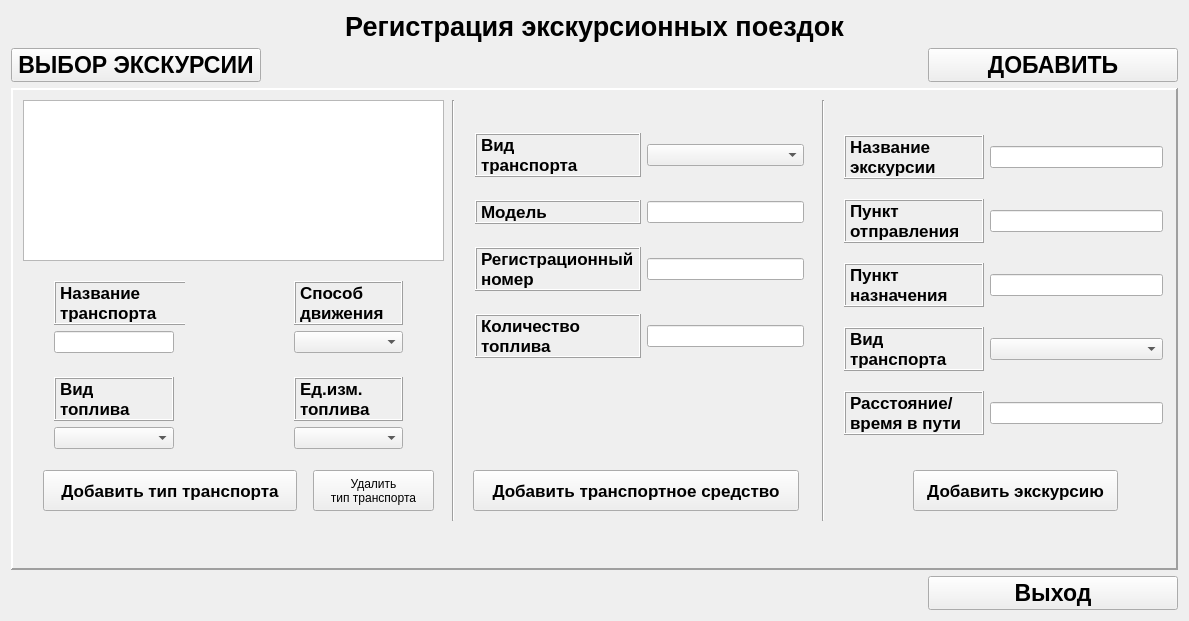
<?xml version="1.0" encoding="UTF-8"?>
<ui version="4.0">
 <class>Widget</class>
 <widget class="QWidget" name="Widget">
  <property name="geometry">
   <rect>
    <x>0</x>
    <y>0</y>
    <width>1189</width>
    <height>621</height>
   </rect>
  </property>
  <property name="windowTitle">
   <string>Widget</string>
  </property>
  <layout class="QGridLayout" name="gridLayout">
   <item row="0" column="0" colspan="4">
    <widget class="QLabel" name="label">
     <property name="font">
      <font>
       <pointsize>20</pointsize>
       <weight>75</weight>
       <bold>true</bold>
       <kerning>true</kerning>
      </font>
     </property>
     <property name="text">
      <string>Регистрация экскурсионных поездок</string>
     </property>
     <property name="alignment">
      <set>Qt::AlignCenter</set>
     </property>
    </widget>
   </item>
   <item row="3" column="0" colspan="3">
    <widget class="QLabel" name="l_status">
     <property name="text">
      <string/>
     </property>
    </widget>
   </item>
   <item row="3" column="3">
    <widget class="QPushButton" name="pushButton_3">
     <property name="font">
      <font>
       <pointsize>17</pointsize>
       <weight>75</weight>
       <bold>true</bold>
      </font>
     </property>
     <property name="text">
      <string>Выход</string>
     </property>
    </widget>
   </item>
   <item row="1" column="1">
    <spacer name="horizontalSpacer">
     <property name="orientation">
      <enum>Qt::Horizontal</enum>
     </property>
     <property name="sizeHint" stdset="0">
      <size>
       <width>40</width>
       <height>20</height>
      </size>
     </property>
    </spacer>
   </item>
   <item row="1" column="3">
    <widget class="QPushButton" name="PB_AddTransport">
     <property name="minimumSize">
      <size>
       <width>250</width>
       <height>0</height>
      </size>
     </property>
     <property name="font">
      <font>
       <pointsize>17</pointsize>
       <weight>75</weight>
       <italic>false</italic>
       <bold>true</bold>
      </font>
     </property>
     <property name="text">
      <string>ДОБАВИТЬ</string>
     </property>
    </widget>
   </item>
   <item row="1" column="0">
    <widget class="QPushButton" name="PB_AddExcursion">
     <property name="minimumSize">
      <size>
       <width>250</width>
       <height>0</height>
      </size>
     </property>
     <property name="font">
      <font>
       <pointsize>17</pointsize>
       <weight>75</weight>
       <bold>true</bold>
      </font>
     </property>
     <property name="text">
      <string>ВЫБОР ЭКСКУРСИИ</string>
     </property>
    </widget>
   </item>
   <item row="2" column="0" colspan="4">
    <widget class="QStackedWidget" name="stackedWidget">
     <property name="frameShape">
      <enum>QFrame::Panel</enum>
     </property>
     <property name="frameShadow">
      <enum>QFrame::Raised</enum>
     </property>
     <property name="lineWidth">
      <number>2</number>
     </property>
     <property name="currentIndex">
      <number>1</number>
     </property>
     <widget class="QWidget" name="page">
      <widget class="QPushButton" name="PB_save">
       <property name="geometry">
        <rect>
         <x>880</x>
         <y>410</y>
         <width>282</width>
         <height>34</height>
        </rect>
       </property>
       <property name="text">
        <string>Сохранить</string>
       </property>
      </widget>
      <widget class="QTableView" name="tV_excursion">
       <property name="geometry">
        <rect>
         <x>10</x>
         <y>20</y>
         <width>671</width>
         <height>231</height>
        </rect>
       </property>
      </widget>
      <widget class="QLabel" name="label_6">
       <property name="geometry">
        <rect>
         <x>860</x>
         <y>10</y>
         <width>66</width>
         <height>18</height>
        </rect>
       </property>
       <property name="text">
        <string>Транспорт</string>
       </property>
      </widget>
      <widget class="QComboBox" name="CB_transport">
       <property name="geometry">
        <rect>
         <x>940</x>
         <y>10</y>
         <width>211</width>
         <height>32</height>
        </rect>
       </property>
      </widget>
      <widget class="Line" name="line">
       <property name="geometry">
        <rect>
         <x>680</x>
         <y>10</y>
         <width>16</width>
         <height>231</height>
        </rect>
       </property>
       <property name="orientation">
        <enum>Qt::Vertical</enum>
       </property>
      </widget>
      <widget class="QTableView" name="tV_vehicle">
       <property name="geometry">
        <rect>
         <x>700</x>
         <y>50</y>
         <width>461</width>
         <height>201</height>
        </rect>
       </property>
      </widget>
      <widget class="QPushButton" name="PB_CalcTour">
       <property name="geometry">
        <rect>
         <x>10</x>
         <y>340</y>
         <width>282</width>
         <height>34</height>
        </rect>
       </property>
       <property name="font">
        <font>
         <pointsize>12</pointsize>
         <weight>75</weight>
         <bold>true</bold>
        </font>
       </property>
       <property name="text">
        <string>Рассчитать поездку</string>
       </property>
       <property name="autoExclusive">
        <bool>false</bool>
       </property>
      </widget>
      <widget class="QLabel" name="label_res">
       <property name="geometry">
        <rect>
         <x>400</x>
         <y>330</y>
         <width>761</width>
         <height>61</height>
        </rect>
       </property>
       <property name="font">
        <font>
         <pointsize>20</pointsize>
         <italic>true</italic>
        </font>
       </property>
       <property name="frameShape">
        <enum>QFrame::Box</enum>
       </property>
       <property name="frameShadow">
        <enum>QFrame::Raised</enum>
       </property>
       <property name="lineWidth">
        <number>1</number>
       </property>
       <property name="text">
        <string/>
       </property>
      </widget>
      <widget class="QPushButton" name="PB_ShowAllTour">
       <property name="geometry">
        <rect>
         <x>10</x>
         <y>260</y>
         <width>282</width>
         <height>34</height>
        </rect>
       </property>
       <property name="text">
        <string>Показать все экскурсии</string>
       </property>
      </widget>
      <widget class="QPushButton" name="PB_DeleteTour">
       <property name="geometry">
        <rect>
         <x>400</x>
         <y>260</y>
         <width>282</width>
         <height>34</height>
        </rect>
       </property>
       <property name="text">
        <string>Удалить экскурсию</string>
       </property>
      </widget>
      <widget class="QPushButton" name="PB_DeleteTr">
       <property name="geometry">
        <rect>
         <x>870</x>
         <y>260</y>
         <width>282</width>
         <height>34</height>
        </rect>
       </property>
       <property name="text">
        <string>Удалить транспортное средство</string>
       </property>
      </widget>
      <widget class="Line" name="line_4">
       <property name="geometry">
        <rect>
         <x>17</x>
         <y>300</y>
         <width>1141</width>
         <height>20</height>
        </rect>
       </property>
       <property name="lineWidth">
        <number>4</number>
       </property>
       <property name="orientation">
        <enum>Qt::Horizontal</enum>
       </property>
      </widget>
     </widget>
     <widget class="QWidget" name="page_2">
      <widget class="QTableView" name="tV_typeTr">
       <property name="geometry">
        <rect>
         <x>10</x>
         <y>10</y>
         <width>421</width>
         <height>161</height>
        </rect>
       </property>
      </widget>
      <widget class="QPushButton" name="PBAddTypeTr">
       <property name="geometry">
        <rect>
         <x>30</x>
         <y>380</y>
         <width>254</width>
         <height>41</height>
        </rect>
       </property>
       <property name="font">
        <font>
         <pointsize>13</pointsize>
         <weight>75</weight>
         <bold>true</bold>
        </font>
       </property>
       <property name="text">
        <string>Добавить тип транспорта</string>
       </property>
      </widget>
      <widget class="QPushButton" name="PB_AddTour">
       <property name="geometry">
        <rect>
         <x>900</x>
         <y>380</y>
         <width>205</width>
         <height>41</height>
        </rect>
       </property>
       <property name="font">
        <font>
         <pointsize>13</pointsize>
         <weight>75</weight>
         <bold>true</bold>
        </font>
       </property>
       <property name="text">
        <string>Добавить экскурсию</string>
       </property>
      </widget>
      <widget class="Line" name="line_2">
       <property name="geometry">
        <rect>
         <x>800</x>
         <y>10</y>
         <width>20</width>
         <height>421</height>
        </rect>
       </property>
       <property name="orientation">
        <enum>Qt::Vertical</enum>
       </property>
      </widget>
      <widget class="QWidget" name="layoutWidget">
       <property name="geometry">
        <rect>
         <x>820</x>
         <y>20</y>
         <width>341</width>
         <height>351</height>
        </rect>
       </property>
       <layout class="QVBoxLayout" name="verticalLayout">
        <item>
         <layout class="QHBoxLayout" name="horizontalLayout">
          <item>
           <widget class="QLabel" name="label_2">
            <property name="minimumSize">
             <size>
              <width>140</width>
              <height>0</height>
             </size>
            </property>
            <property name="font">
             <font>
              <pointsize>13</pointsize>
              <weight>75</weight>
              <bold>true</bold>
             </font>
            </property>
            <property name="frameShape">
             <enum>QFrame::Box</enum>
            </property>
            <property name="frameShadow">
             <enum>QFrame::Raised</enum>
            </property>
            <property name="lineWidth">
             <number>1</number>
            </property>
            <property name="text">
             <string>Название
экскурсии</string>
            </property>
           </widget>
          </item>
          <item>
           <widget class="QLineEdit" name="LE_nameTour"/>
          </item>
         </layout>
        </item>
        <item>
         <layout class="QHBoxLayout" name="horizontalLayout_2">
          <item>
           <widget class="QLabel" name="label_3">
            <property name="minimumSize">
             <size>
              <width>140</width>
              <height>0</height>
             </size>
            </property>
            <property name="font">
             <font>
              <pointsize>13</pointsize>
              <weight>75</weight>
              <bold>true</bold>
             </font>
            </property>
            <property name="frameShape">
             <enum>QFrame::Box</enum>
            </property>
            <property name="frameShadow">
             <enum>QFrame::Raised</enum>
            </property>
            <property name="lineWidth">
             <number>1</number>
            </property>
            <property name="text">
             <string>Пункт
отправления</string>
            </property>
           </widget>
          </item>
          <item>
           <widget class="QLineEdit" name="LE_firstPoint"/>
          </item>
         </layout>
        </item>
        <item>
         <layout class="QHBoxLayout" name="horizontalLayout_3">
          <item>
           <widget class="QLabel" name="label_4">
            <property name="minimumSize">
             <size>
              <width>140</width>
              <height>0</height>
             </size>
            </property>
            <property name="font">
             <font>
              <pointsize>13</pointsize>
              <weight>75</weight>
              <bold>true</bold>
             </font>
            </property>
            <property name="frameShape">
             <enum>QFrame::Box</enum>
            </property>
            <property name="frameShadow">
             <enum>QFrame::Raised</enum>
            </property>
            <property name="lineWidth">
             <number>1</number>
            </property>
            <property name="text">
             <string>Пункт
назначения</string>
            </property>
           </widget>
          </item>
          <item>
           <widget class="QLineEdit" name="LE_EndPoint"/>
          </item>
         </layout>
        </item>
        <item>
         <layout class="QHBoxLayout" name="horizontalLayout_4">
          <item>
           <widget class="QLabel" name="label_5">
            <property name="maximumSize">
             <size>
              <width>140</width>
              <height>16777215</height>
             </size>
            </property>
            <property name="font">
             <font>
              <pointsize>13</pointsize>
              <weight>75</weight>
              <bold>true</bold>
             </font>
            </property>
            <property name="frameShape">
             <enum>QFrame::Box</enum>
            </property>
            <property name="frameShadow">
             <enum>QFrame::Raised</enum>
            </property>
            <property name="lineWidth">
             <number>1</number>
            </property>
            <property name="text">
             <string>Вид
транспорта</string>
            </property>
           </widget>
          </item>
          <item>
           <widget class="QComboBox" name="CB_availableTransport"/>
          </item>
         </layout>
        </item>
        <item>
         <layout class="QHBoxLayout" name="horizontalLayout_5">
          <item>
           <widget class="QLabel" name="label_disttimenew">
            <property name="minimumSize">
             <size>
              <width>140</width>
              <height>0</height>
             </size>
            </property>
            <property name="font">
             <font>
              <pointsize>13</pointsize>
              <weight>75</weight>
              <bold>true</bold>
             </font>
            </property>
            <property name="frameShape">
             <enum>QFrame::Box</enum>
            </property>
            <property name="frameShadow">
             <enum>QFrame::Raised</enum>
            </property>
            <property name="lineWidth">
             <number>1</number>
            </property>
            <property name="text">
             <string>Расстояние/
время в пути</string>
            </property>
           </widget>
          </item>
          <item>
           <widget class="QLineEdit" name="LE_disttimenew"/>
          </item>
         </layout>
        </item>
       </layout>
      </widget>
      <widget class="Line" name="line_3">
       <property name="geometry">
        <rect>
         <x>430</x>
         <y>10</y>
         <width>20</width>
         <height>421</height>
        </rect>
       </property>
       <property name="orientation">
        <enum>Qt::Vertical</enum>
       </property>
      </widget>
      <widget class="QWidget" name="layoutWidget">
       <property name="geometry">
        <rect>
         <x>30</x>
         <y>180</y>
         <width>142</width>
         <height>190</height>
        </rect>
       </property>
       <layout class="QVBoxLayout" name="verticalLayout_2">
        <item>
         <widget class="QLabel" name="l_nameTr">
          <property name="minimumSize">
           <size>
            <width>140</width>
            <height>0</height>
           </size>
          </property>
          <property name="font">
           <font>
            <pointsize>13</pointsize>
            <weight>75</weight>
            <bold>true</bold>
           </font>
          </property>
          <property name="frameShape">
           <enum>QFrame::Box</enum>
          </property>
          <property name="frameShadow">
           <enum>QFrame::Raised</enum>
          </property>
          <property name="lineWidth">
           <number>1</number>
          </property>
          <property name="text">
           <string>Название
транспорта</string>
          </property>
         </widget>
        </item>
        <item>
         <widget class="QLineEdit" name="LE_typeTrName"/>
        </item>
        <item>
         <spacer name="verticalSpacer">
          <property name="orientation">
           <enum>Qt::Vertical</enum>
          </property>
          <property name="sizeHint" stdset="0">
           <size>
            <width>20</width>
            <height>40</height>
           </size>
          </property>
         </spacer>
        </item>
        <item>
         <widget class="QLabel" name="l_fuel">
          <property name="maximumSize">
           <size>
            <width>140</width>
            <height>16777215</height>
           </size>
          </property>
          <property name="font">
           <font>
            <pointsize>13</pointsize>
            <weight>75</weight>
            <bold>true</bold>
           </font>
          </property>
          <property name="frameShape">
           <enum>QFrame::Box</enum>
          </property>
          <property name="frameShadow">
           <enum>QFrame::Raised</enum>
          </property>
          <property name="lineWidth">
           <number>1</number>
          </property>
          <property name="text">
           <string>Вид
топлива</string>
          </property>
         </widget>
        </item>
        <item>
         <widget class="QComboBox" name="CB_availableFuel"/>
        </item>
       </layout>
      </widget>
      <widget class="QWidget" name="layoutWidget">
       <property name="geometry">
        <rect>
         <x>270</x>
         <y>180</y>
         <width>131</width>
         <height>190</height>
        </rect>
       </property>
       <layout class="QVBoxLayout" name="verticalLayout_3">
        <item>
         <widget class="QLabel" name="l_methodWay">
          <property name="maximumSize">
           <size>
            <width>140</width>
            <height>16777215</height>
           </size>
          </property>
          <property name="font">
           <font>
            <pointsize>13</pointsize>
            <weight>75</weight>
            <bold>true</bold>
           </font>
          </property>
          <property name="frameShape">
           <enum>QFrame::Box</enum>
          </property>
          <property name="frameShadow">
           <enum>QFrame::Raised</enum>
          </property>
          <property name="lineWidth">
           <number>1</number>
          </property>
          <property name="text">
           <string>Способ
движения</string>
          </property>
         </widget>
        </item>
        <item>
         <widget class="QComboBox" name="CB_availableTravel"/>
        </item>
        <item>
         <spacer name="verticalSpacer_2">
          <property name="orientation">
           <enum>Qt::Vertical</enum>
          </property>
          <property name="sizeHint" stdset="0">
           <size>
            <width>20</width>
            <height>40</height>
           </size>
          </property>
         </spacer>
        </item>
        <item>
         <widget class="QLabel" name="l_units">
          <property name="maximumSize">
           <size>
            <width>140</width>
            <height>16777215</height>
           </size>
          </property>
          <property name="font">
           <font>
            <pointsize>13</pointsize>
            <weight>75</weight>
            <bold>true</bold>
           </font>
          </property>
          <property name="frameShape">
           <enum>QFrame::Box</enum>
          </property>
          <property name="frameShadow">
           <enum>QFrame::Raised</enum>
          </property>
          <property name="lineWidth">
           <number>1</number>
          </property>
          <property name="text">
           <string>Ед.изм.
топлива</string>
          </property>
         </widget>
        </item>
        <item>
         <widget class="QComboBox" name="CB_availableUnit"/>
        </item>
       </layout>
      </widget>
      <widget class="QPushButton" name="PB_AddTrVehicle">
       <property name="geometry">
        <rect>
         <x>460</x>
         <y>380</y>
         <width>326</width>
         <height>41</height>
        </rect>
       </property>
       <property name="font">
        <font>
         <pointsize>13</pointsize>
         <weight>75</weight>
         <bold>true</bold>
        </font>
       </property>
       <property name="text">
        <string>Добавить транспортное средство</string>
       </property>
      </widget>
      <widget class="QWidget" name="layoutWidget">
       <property name="geometry">
        <rect>
         <x>451</x>
         <y>15</y>
         <width>351</width>
         <height>281</height>
        </rect>
       </property>
       <layout class="QGridLayout" name="gridLayout_2">
        <item row="0" column="0">
         <widget class="QLabel" name="l_typeTr">
          <property name="maximumSize">
           <size>
            <width>16777215</width>
            <height>16777215</height>
           </size>
          </property>
          <property name="font">
           <font>
            <pointsize>13</pointsize>
            <weight>75</weight>
            <bold>true</bold>
           </font>
          </property>
          <property name="frameShape">
           <enum>QFrame::Box</enum>
          </property>
          <property name="frameShadow">
           <enum>QFrame::Raised</enum>
          </property>
          <property name="lineWidth">
           <number>1</number>
          </property>
          <property name="text">
           <string>Вид
транспорта</string>
          </property>
         </widget>
        </item>
        <item row="0" column="1">
         <widget class="QComboBox" name="CB_availableTransport_2"/>
        </item>
        <item row="1" column="0">
         <widget class="QLabel" name="l_modelTr_7">
          <property name="minimumSize">
           <size>
            <width>140</width>
            <height>0</height>
           </size>
          </property>
          <property name="font">
           <font>
            <pointsize>13</pointsize>
            <weight>75</weight>
            <bold>true</bold>
           </font>
          </property>
          <property name="frameShape">
           <enum>QFrame::Box</enum>
          </property>
          <property name="frameShadow">
           <enum>QFrame::Raised</enum>
          </property>
          <property name="lineWidth">
           <number>1</number>
          </property>
          <property name="text">
           <string>Модель</string>
          </property>
         </widget>
        </item>
        <item row="1" column="1">
         <widget class="QLineEdit" name="LE_modelTr"/>
        </item>
        <item row="2" column="0">
         <widget class="QLabel" name="l_numberTr">
          <property name="minimumSize">
           <size>
            <width>140</width>
            <height>0</height>
           </size>
          </property>
          <property name="font">
           <font>
            <pointsize>13</pointsize>
            <weight>75</weight>
            <bold>true</bold>
           </font>
          </property>
          <property name="frameShape">
           <enum>QFrame::Box</enum>
          </property>
          <property name="frameShadow">
           <enum>QFrame::Raised</enum>
          </property>
          <property name="lineWidth">
           <number>1</number>
          </property>
          <property name="text">
           <string>Регистрационный
номер</string>
          </property>
         </widget>
        </item>
        <item row="2" column="1">
         <widget class="QLineEdit" name="LE_numberTr"/>
        </item>
        <item row="3" column="0">
         <widget class="QLabel" name="l_fuelTr">
          <property name="minimumSize">
           <size>
            <width>140</width>
            <height>0</height>
           </size>
          </property>
          <property name="font">
           <font>
            <pointsize>13</pointsize>
            <weight>75</weight>
            <bold>true</bold>
           </font>
          </property>
          <property name="frameShape">
           <enum>QFrame::Box</enum>
          </property>
          <property name="frameShadow">
           <enum>QFrame::Raised</enum>
          </property>
          <property name="lineWidth">
           <number>1</number>
          </property>
          <property name="text">
           <string>Количество
топлива</string>
          </property>
         </widget>
        </item>
        <item row="3" column="1">
         <widget class="QLineEdit" name="LE_fuelQuantityTr"/>
        </item>
       </layout>
      </widget>
      <widget class="QPushButton" name="PB_DeleteTypeTr">
       <property name="geometry">
        <rect>
         <x>300</x>
         <y>380</y>
         <width>121</width>
         <height>41</height>
        </rect>
       </property>
       <property name="text">
        <string>Удалить
тип транспорта</string>
       </property>
      </widget>
     </widget>
    </widget>
   </item>
  </layout>
 </widget>
 <layoutdefault spacing="6" margin="11"/>
 <resources/>
 <connections/>
</ui>
